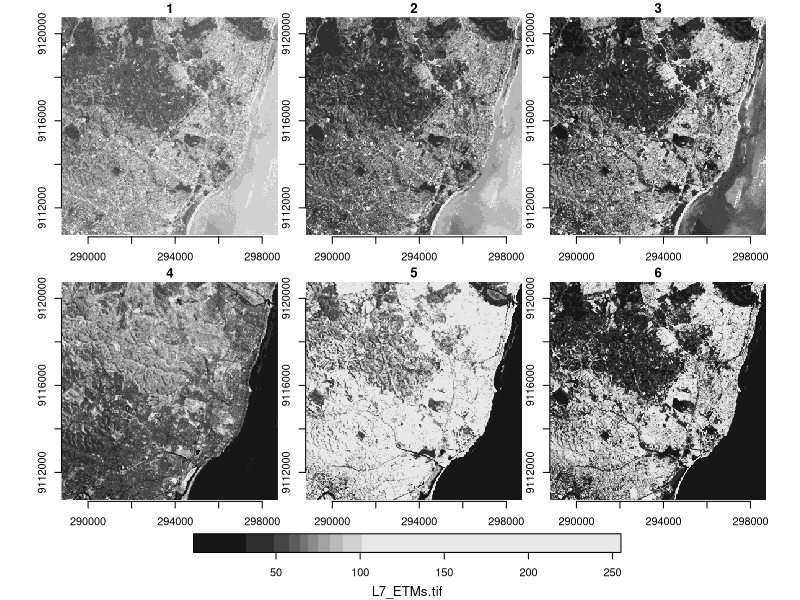

R code for this plot: (Note: this script raises an error after producing the figure.)
## ---- chunk 1
library(stars)
## ---- chunk 2
  tif = system.file("tif/L7_ETMs.tif",
  package = "stars") 
r = read_stars(tif)
  plot(r, axes = TRUE)
## ---- chunk 3
x = 1:5
y = 1:4
d = st_dimensions(x = x, y = y, .raster = c("x", "y"))
m = matrix(runif(20),5,4)
r1 = st_as_stars(r = m, dimensions = d)
## ---- chunk 4
r = attr(d, "raster")
r$affine = c(0.2, -0.2)
attr(d,"raster") = r
r2 = st_as_stars(r = m, dimensions = d)
## ---- chunk 5
r = attr(d, "raster")
r$affine = c(0.1, -0.3)
attr(d,"raster") = r
r3 = st_as_stars(r = m, dimensions = d)
## ---- chunk 6
X = c(1, 2, 3.5, 5, 6)
Y = c(1, 1.5, 3, 3.5)
d = st_dimensions(x = x, y = y, .raster = c("x", "y"))
r4 = st_as_stars(r = m , dimensions = d)
## ---- chunk 7
grd = st_make_grid(cellsize = c(10,10), offset = c(-130,10) 
    ,n= c(8,5), crs = st_crs(4326))
r5 = st_transform(grd, "proj = laea + lon_0=-70 +lat_0=35")
## ---- chunk 8
x= read_stars(tif)
plot(x[,,,],axes = T)
circle = st_sfc(st_buffer(st_point(c(293749, 9115745)),
5000), crs = st_crs(x))
plot(x[circle][, , , ],reset = FALSE, axes=T )
## ---- chunk 9
plot(x[circle][, , , 1],reset = FALSE, axes=T )
plot(circle, col = NA, border = 'red', add = TRUE, lwd =3 )
